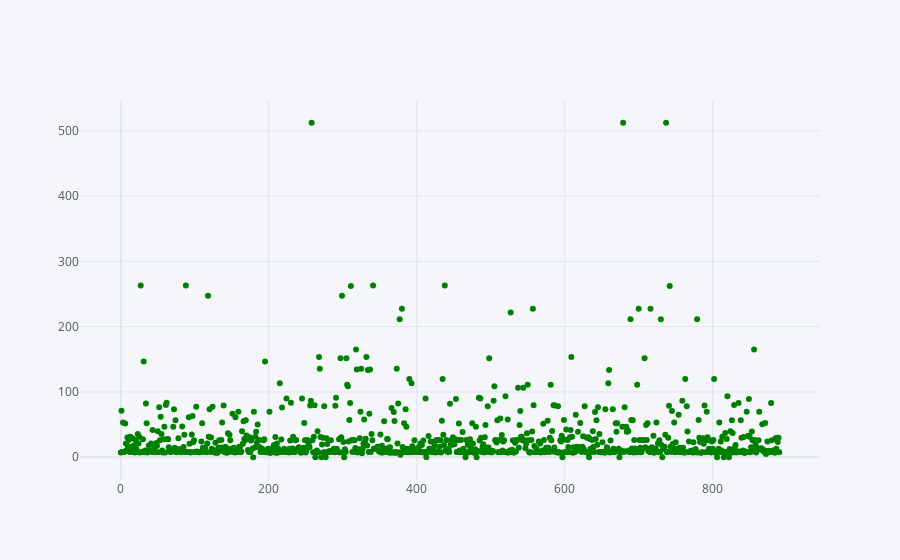

Notebook code for this chart:
### Code cell
train['Fare'].iplot(kind='scatter',mode='markers',size=6,color='green')

### Figure 1 — Plotly figure (JSON) as saved in the notebook; plotly's stock layout.template omitted (floating-point values rounded to 4 significant figures; data arrays with more than 128 entries replaced by an {"elided": "..."} marker saying what was removed)
{"data": [{"line": {"color": "rgba(0, 128, 0, 1.0)", "dash": "solid", "shape": "linear", "width": 1.3}, "marker": {"size": 6, "symbol": "circle"}, "mode": "markers", "name": "Fare", "text": "", "type": "scatter", "x": {"elided": "891 int values"}, "y": {"elided": "891 float values"}}], "layout": {"legend": {"bgcolor": "#F5F6F9", "font": {"color": "#4D5663"}}, "paper_bgcolor": "#F5F6F9", "plot_bgcolor": "#F5F6F9", "title": {"font": {"color": "#4D5663"}}, "xaxis": {"gridcolor": "#E1E5ED", "showgrid": true, "tickfont": {"color": "#4D5663"}, "title": {"font": {"color": "#4D5663"}, "text": ""}, "zerolinecolor": "#E1E5ED"}, "yaxis": {"gridcolor": "#E1E5ED", "showgrid": true, "tickfont": {"color": "#4D5663"}, "title": {"font": {"color": "#4D5663"}, "text": ""}, "zerolinecolor": "#E1E5ED"}}}
